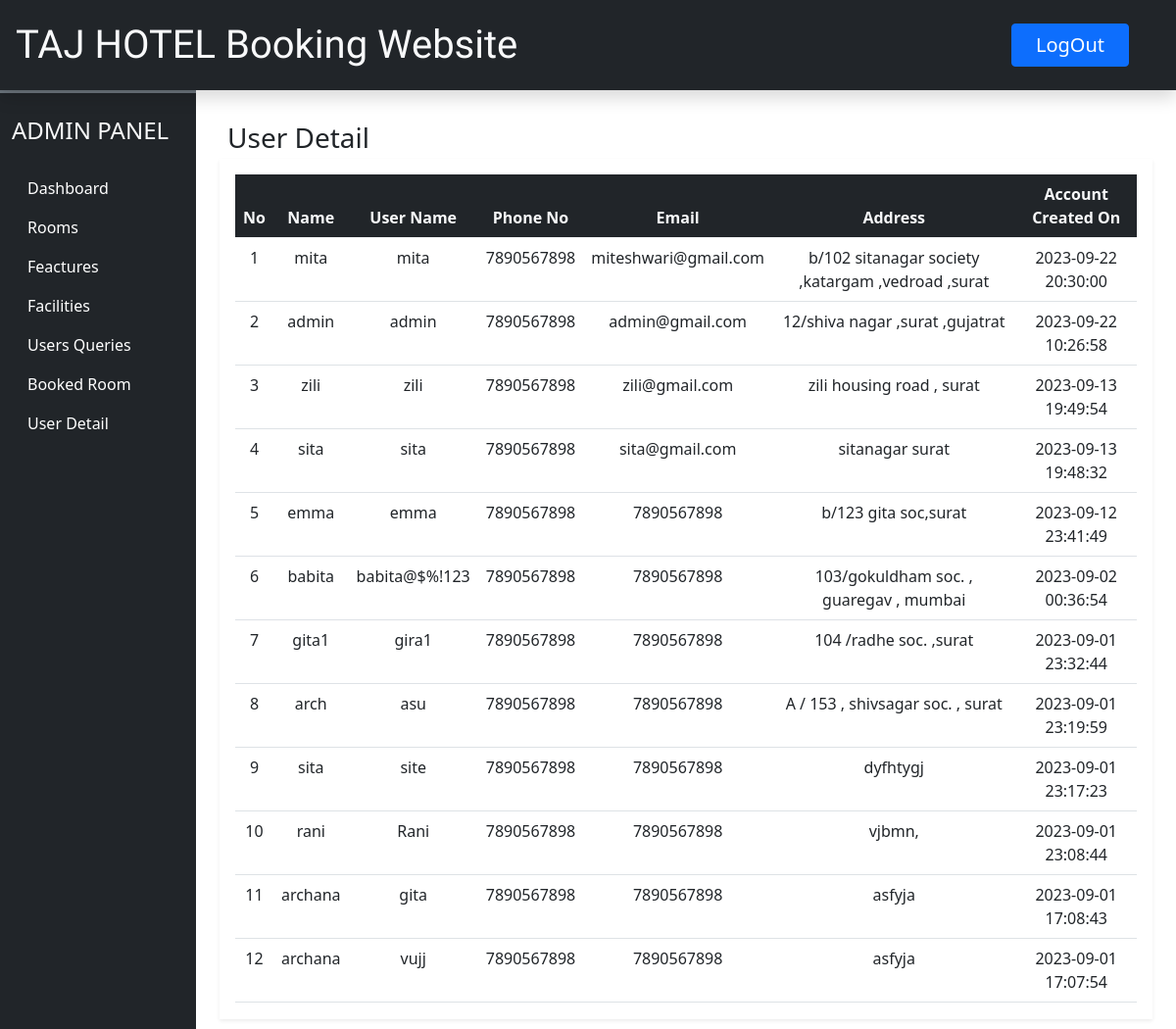
Page /Admin/user.php (signed in) on the committed database.
### tables this page shows
CREATE TABLE `tbltitles` (
  `id` int(11) NOT NULL DEFAULT '1',
  `Title` varchar(50) NOT NULL,
  `slider_lg_msg` varchar(60) NOT NULL,
  `slider_md_msg` varchar(60) NOT NULL,
  `slider_sm_msg` varchar(60) NOT NULL
);

CREATE TABLE `usertbl` (
  `id` int(11) NOT NULL,
  `name` varchar(100) NOT NULL,
  `uname` varchar(100) NOT NULL,
  `phone` bigint(100) NOT NULL,
  `email` varchar(100) NOT NULL,
  `address` varchar(120) NOT NULL,
  `password` varchar(200) NOT NULL,
  `status` int(11) NOT NULL DEFAULT '1',
  `datetime` datetime NOT NULL DEFAULT CURRENT_TIMESTAMP
);

### Admin/inc/db_conn.php (called while the page is built, shortened)
<?php
    $host="localhost";
    $user="root";
    $password="";
    $database="hotelwebsite";
    $con=mysqli_connect($host,$user,$password,$database);
    $sql="SELECT * FROM `tbltitles`";
    if ($res=mysqli_query($con,$sql)) {
        if ($res->num_rows==1) {
            $row=mysqli_fetch_assoc($res);
            $websiteTitle=$row['Title'];
        }
    }
?>

### Admin/user.php (the view, shortened to what this page needs)
<?php
    require('inc/db_conn.php');
?>
<!DOCTYPE html>
<html lang="en">
<head>
    <?php require('inc/links.php');?>
</head>
<body>
    <?php require('inc/header.php'); ?>
    <div class="col-lg-10 ms-auto p-4" id="dashboard-main-content">
        <h3 class="mb-1 ms-2 mt-2">User Detail</h3>
        <div class="border-0 shadow-sm">
            <div class="card-body">
                <div class="table-responsive-md" style="height:65vh;overflow-y: scroll;">
                    <table class="table table-hover text-center">
                        <thead class="sticky-top">
                            <tr class="bg-dark text-light">
                                <th scope="col">No</th>
                                <th scope="col">Name</th>
                                <th scope="col">User Name</th>
                                <th scope="col">Phone No</th>
                                <th scope="col">Email</th>
                                <th scope="col">Address</th>
                                <th scope="col">Account Created On</th>
                            </tr>
                        </thead>
                        <tbody class="animate__animated animate__fadeIn">
                            <?php
                                $sql="SELECT * FROM `usertbl` ORDER BY id DESC";
                                $res=mysqli_query($con,$sql);
                                if($res->num_rows>0){
                                    $i=1;
                                    while ($row=mysqli_fetch_assoc($res)) {
                                        echo<<<datarow
                                            <tr>
                                                <td>$i</td>
                                                <td>$row[name]</td>
                                                <td>$row[uname]</td>
                                                <td>$row[phone]</td>
                                                <td>$row[email]</td>
                                                <td>$row[address]</td>
                                                <td>$row[datetime]</td>
                                            </tr>
datarow;
                                        $i++;
                                    }
                                }
                                else{
                                }
                            ?>
                        </tbody>
                    </table>
                </div>
            </div>
        </div>
    </div>
</body>
</html>

### Admin/inc/header.php (shortened to what this page needs)
<div class="bg-dark py-3 shadow d-flex align-items-center justify-content-between sticky-top">
    <h1 class="ms-3 mb-0 h-font text-light animate__animated animate__fadeInDown"><?php echo $websiteTitle; ?> Booking Website</h1>
    <a class="btn btn-primary me-5 fs-5 my-2 px-4" href="logout.php">LogOut</a>
</div>
<div class="col-lg-2 bg-dark border-top border-3 border-secondary" id="dashboard-menu" style="z-index: 1;">
    <nav class="navbar navbar-expand-lg navbar-dark">
        <div class="container-fluid flex-lg-column align-items-stretch">
            <h4 class="mt-3 text-light">ADMIN PANEL</h4>
            <div class="collapse navbar-collapse flex-column align-items-stretch mt-3" id="adminMenuDropdown">
                <ul class="nav nav-pills flex-column">
                    <li class="nav-item active">
                        <a href="dashboard.php" class="nav-link text-white">Dashboard</a>
                    </li>
                    <li class="nav-item">
                        <a href="rooms.php" class="nav-link text-white">Rooms</a>
                    </li>
                    <li class="nav-item">
                        <a href="features.php" class="nav-link text-white">Feactures</a>
                    </li>
                    <li class="nav-item">
                        <a href="facilities.php" class="nav-link text-white">Facilities</a>
                    </li>
                    <li class="nav-item">
                        <a href="users_query.php" class="nav-link text-white">Users Queries</a>
                    </li>
                    <li class="nav-item">
                        <a href="booked_room.php" class="nav-link text-white">Booked Room</a>
                    </li>
                    <li class="nav-item">
                        <a href="user.php" class="nav-link text-white">User Detail</a>
                    </li>
                </ul>
            </div>
        </div>
    </nav>
</div>

### Admin/css/style.css (style rules this page uses)
.h-font { font-family: 'Merienda', cursive; }
#dashboard-menu { position: fixed; height: 100%; }

### rows in the picture
tbltitles: Title "TAJ HOTEL"
usertbl: name "mita", uname "mita", phone "7890567898", email "miteshwari@gmail.com", address "b/102 sitanagar society ,katargam ,vedroad ,surat", datetime "2023-09-22 20:30:00"
usertbl: name "admin", uname "admin", phone "7890567898", email "admin@gmail.com", address "12/shiva nagar ,surat ,gujatrat", datetime "2023-09-22 10:26:58"
usertbl: name "zili", uname "zili", phone "7890567898", email "zili@gmail.com", address "zili housing road , surat", datetime "2023-09-13 19:49:54"
usertbl: name "sita", uname "sita", phone "7890567898", email "sita@gmail.com", address "sitanagar surat", datetime "2023-09-13 19:48:32"
usertbl: name "emma", uname "emma", phone "7890567898", email "7890567898", address "b/123 gita soc,surat", datetime "2023-09-12 23:41:49"
usertbl: name "babita", uname "babita@$%!123", phone "7890567898", email "7890567898", address "103/gokuldham soc. , guaregav , mumbai", datetime "2023-09-02 00:36:54"
usertbl: name "gita1", uname "gira1", phone "7890567898", email "7890567898", address "104 /radhe soc. ,surat", datetime "2023-09-01 23:32:44"
usertbl: name "arch", uname "asu", phone "7890567898", email "7890567898", address "A / 153 , shivsagar soc. , surat", datetime "2023-09-01 23:19:59"
usertbl: name "sita", uname "site", phone "7890567898", email "7890567898", address "dyfhtygj", datetime "2023-09-01 23:17:23"
usertbl: name "rani", uname "Rani", phone "7890567898", email "7890567898", address "vjbmn,", datetime "2023-09-01 23:08:44"
usertbl: name "archana", uname "gita", phone "7890567898", email "7890567898", address "asfyja", datetime "2023-09-01 17:08:43"
usertbl: name "archana", uname "vujj", phone "7890567898", email "7890567898", address "asfyja", datetime "2023-09-01 17:07:54"
